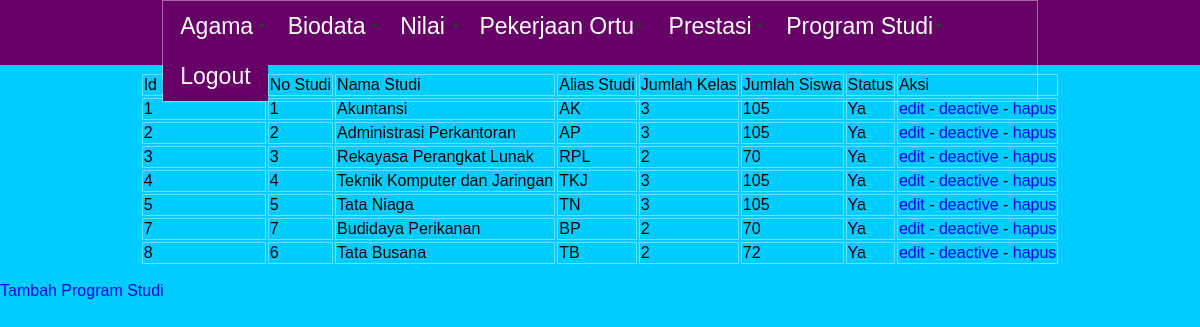
Page /verifikator/tampil_program_studi.php (signed in) on the committed database.
### tables this page shows
CREATE TABLE IF NOT EXISTS `ext_program_studi` (
  `id_program_studi` int(10) NOT NULL AUTO_INCREMENT,
  `no_studi` int(3) NOT NULL,
  `nama_studi` varchar(100) NOT NULL,
  `alias_studi` varchar(10) NOT NULL,
  `jumlah_kelas` int(3) NOT NULL,
  `jumlah_siswa` int(100) NOT NULL,
  `status` int(2) NOT NULL DEFAULT '1',
  PRIMARY KEY (`id_program_studi`)
);

### verifikator/tampil_program_studi.php (the view, shortened to what this page needs)
<?php require_once('../Connections/connect.php'); ?>
<?php include('auth.php'); ?>
<?php include('../inc/fungsi.php'); ?>
<?php
$maxRows_ext_program_studi = 10;
$pageNum_ext_program_studi = 0;
$startRow_ext_program_studi = $pageNum_ext_program_studi * $maxRows_ext_program_studi;
$query_ext_program_studi = "SELECT * FROM ext_program_studi";
$query_limit_ext_program_studi = sprintf("%s LIMIT %d, %d", $query_ext_program_studi, $startRow_ext_program_studi, $maxRows_ext_program_studi);
$ext_program_studi = mysql_query($query_limit_ext_program_studi, $connect) or die(mysql_error());
$row_ext_program_studi = mysql_fetch_assoc($ext_program_studi);
?>
<!DOCTYPE html PUBLIC "-//W3C//DTD XHTML 1.0 Transitional//EN" "http://www.w3.org/TR/xhtml1/DTD/xhtml1-transitional.dtd">
<html xmlns="http://www.w3.org/1999/xhtml">
<head>
<link href="../css/style.css" rel="stylesheet" type="text/css" />
</head>
<body>
<div id="nav">
    <table width="73%" border="0" cellspacing="0" cellpadding="0" align="center">
  <tr>
    <td><?php include('menu.php') ?></td>
  </tr>
</table>
</div>
<br />
<br />
<br />
<br />
<table border="0" align="center">
  <tr>
    <td>Id program_studi</td>
    <td>No Studi</td>
    <td>Nama Studi</td>
    <td>Alias Studi</td>
    <td>Jumlah Kelas</td>
    <td>Jumlah Siswa</td>
    <td>Status</td>
    <td>Aksi</td>
  </tr>
  <?php do { ?>
    <tr>
      <td><?php echo $row_ext_program_studi['id_program_studi']; ?></td>
      <td><?php echo $row_ext_program_studi['no_studi']; ?></td>
      <td><?php echo $row_ext_program_studi['nama_studi']; ?></td>
      <td><?php echo $row_ext_program_studi['alias_studi']; ?></td>
      <td><?php echo $row_ext_program_studi['jumlah_kelas']; ?></td>
      <td><?php echo $row_ext_program_studi['jumlah_siswa']; ?></td>
      <td><?php echo yesno($row_ext_program_studi['status']); ?></td>
      <td><a href="edit_program_studi.php?id=<?php echo $row_ext_program_studi['id_program_studi']; ?>">edit</a> - <a href="deactive_program_studi.php?id=<?php echo $row_ext_program_studi['id_program_studi']; ?>">deactive</a> - <a href="hapus_program_studi.php?id=<?php echo $row_ext_program_studi['id_program_studi']; ?>">hapus</a></td>
    </tr>
    <?php } while ($row_ext_program_studi = mysql_fetch_assoc($ext_program_studi)); ?>
</table>
<p><a href="input_program_studi.php">Tambah Program Studi</a></p>
</body>
</html>

### inc/fungsi.php (shortened to what this page needs)
<?php
function yesno($boolean){
	if($boolean == 1){
		echo 'Ya';
	}else{
		echo 'tidak';
	}
}
?>

### css/style.css (style rules this page uses)
body { font-family: Verdana, Geneva, sans-serif; margin:0; background: #0CF; }
#nav { width: 100%; position: fixed; top: 0px; height: 65px; font-size: 23px; margin-top: 0px; left:0; z-index:1; background-color:#606; display:block; }
a:link { text-decoration:none; }
tr, td { border:solid 1px rgba(255,255,255,0.4); }

### rows in the picture
ext_program_studi: id_program_studi "1", no_studi "1", nama_studi "Akuntansi", alias_studi "AK", jumlah_kelas "3", jumlah_siswa "105", status "Ya"
ext_program_studi: id_program_studi "2", no_studi "2", nama_studi "Administrasi Perkantoran", alias_studi "AP", jumlah_kelas "3", jumlah_siswa "105", status "Ya"
ext_program_studi: id_program_studi "3", no_studi "3", nama_studi "Rekayasa Perangkat Lunak", alias_studi "RPL", jumlah_kelas "2", jumlah_siswa "70", status "Ya"
ext_program_studi: id_program_studi "4", no_studi "4", nama_studi "Teknik Komputer dan Jaringan", alias_studi "TKJ", jumlah_kelas "3", jumlah_siswa "105", status "Ya"
ext_program_studi: id_program_studi "5", no_studi "5", nama_studi "Tata Niaga", alias_studi "TN", jumlah_kelas "3", jumlah_siswa "105", status "Ya"
ext_program_studi: id_program_studi "7", no_studi "7", nama_studi "Budidaya Perikanan", alias_studi "BP", jumlah_kelas "2", jumlah_siswa "70", status "Ya"
ext_program_studi: id_program_studi "8", no_studi "6", nama_studi "Tata Busana", alias_studi "TB", jumlah_kelas "2", jumlah_siswa "72", status "Ya"
